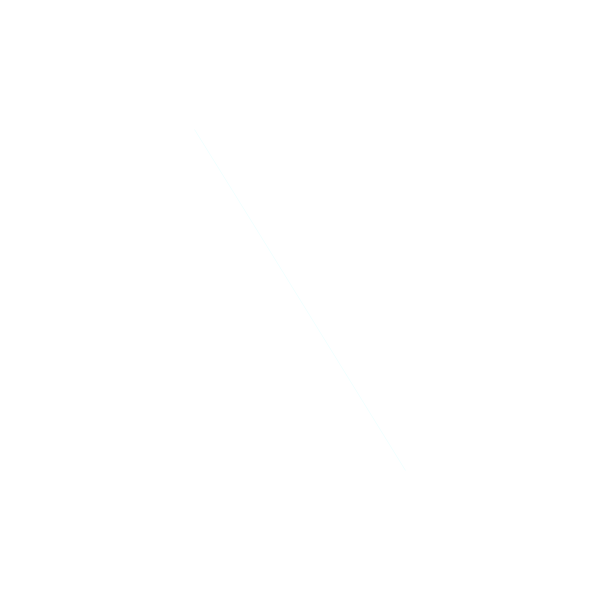
Frame 1 (no input)
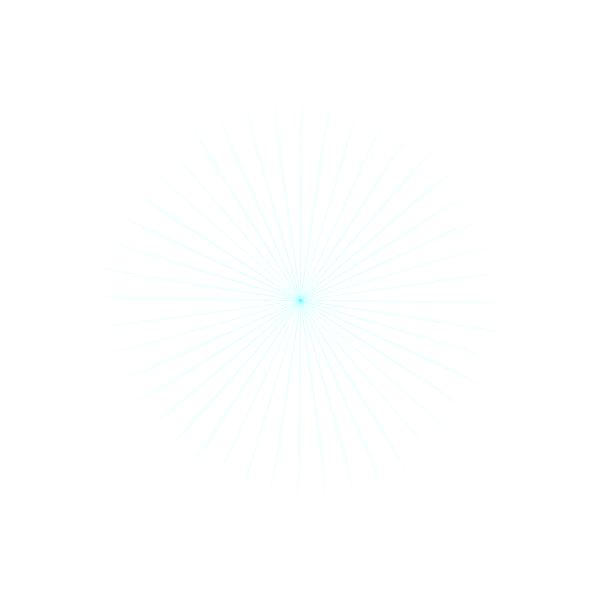
Frame 60 (the mouse pressed at the canvas centre just before this capture)
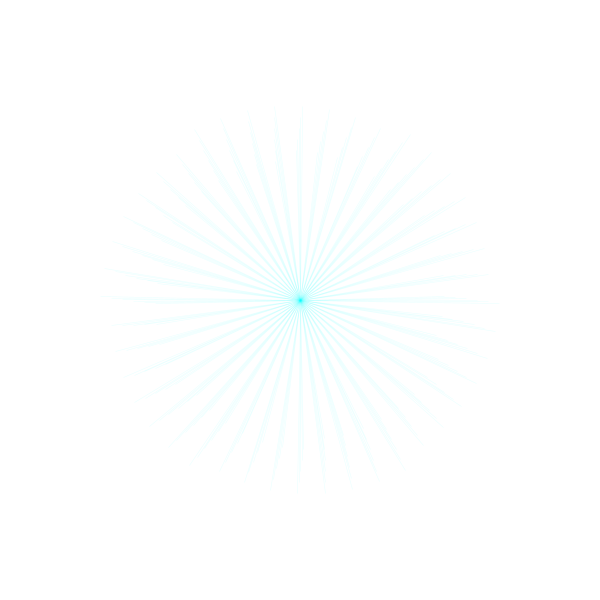
Frame 120 (the mouse held since frame 60 and released just before this capture)

The Processing sketch that drew these frames (run headless with seeded random() and noise(); from frame 60 on, the mouse is pressed at the canvas centre):

// Processing sketch: processing_167788
// ── processing_167788.pde

float x, y;
float angle = 0; 
float r = 400;
float fd = 1; 


void setup() {
  size(600, 600);
  background(255);
  //beginRecord(PDF, "capture.pdf");
}

void draw() {

  noFill(); 
  x = r * cos(angle); 
  y = r * sin(angle);

  strokeWeight(0.6); 
  stroke(y, x, 255, 20);

  translate(width/2, height/2); 
  rotate(r); 

  ellipse(0, 0, x, y);


  angle = angle*2;
  r = r - fd;

  if ( r == 0 || r == 400) { 
    r = r-fd;
    fd =  fd * -2;
  }
}
